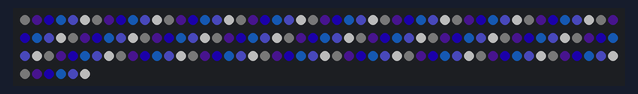
A sketch run on a simulated Arduino Uno, built with avr-gcc and run on an emulated ATmega328P. Shown: 156 RGB LEDs in strip order, left to right, continuing on the next row. Dim RGB values are drawn brighter than linear.

Above: at 0.09 s.
At 0.44 s:
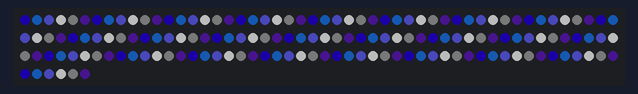
At 0.8 s:
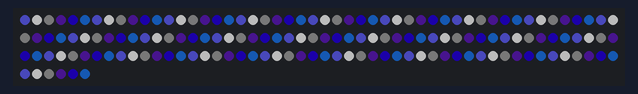

Measured:
- by itself, everything shown: repeats every 0.53 s, in 6 steps

The sketch:

Blue_Roll.ino
```cpp
#include <FastLED.h>
#define NUM_LEDS 156 //change back to 156
#define DATA_PIN 6
#define BRIGHTNESS 75
CRGB leds[NUM_LEDS];
void setup() {
  FastLED.addLeds<NEOPIXEL, DATA_PIN>(leds, NUM_LEDS);
  FastLED.setBrightness(BRIGHTNESS);
}
int offSet=0;
void loop() {
  for (int i=offSet; i<(NUM_LEDS+offSet); i+=6) {
    leds[(i+0)%NUM_LEDS] = CRGB( 10, 10, 10);
    leds[(i+1)%NUM_LEDS] = CRGB( 25, 10, 50);
    leds[(i+2)%NUM_LEDS] = CRGB( 25, 0, 150);
    leds[(i+3)%NUM_LEDS] = CRGB( 25, 100, 200);
    leds[(i+4)%NUM_LEDS] = CRGB( 100, 100, 255);
    leds[(i+5)%NUM_LEDS] = CRGB( 255, 255, 255);
  }
  delay(80);
  FastLED.show();
  offSet=(offSet+1)%6;
}
```
